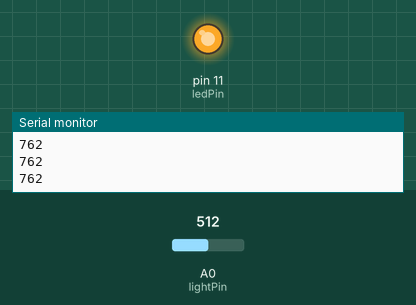
Simulated run of this sketch. Board: Arduino Uno, built with avr-gcc and run on an emulated ATmega328P. Parts: output pins drawn as LEDs (lit = HIGH), the last lines printed to the serial monitor. Inputs (shaded band) come from the test bench; at power-on: A0 (lightPin) = 512.

Above: at 1.2 s.
1.3 s: A0 (lightPin) set to 306
At 2.5 s:
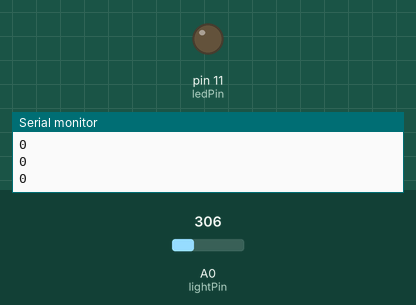
2.8 s: A0 (lightPin) set to 376
4.3 s: A0 (lightPin) set to 394
At 5.1 s:
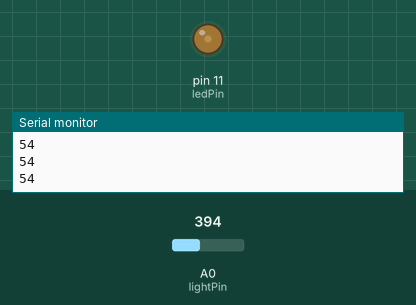
5.8 s: A0 (lightPin) set to 122
At 6.4 s:
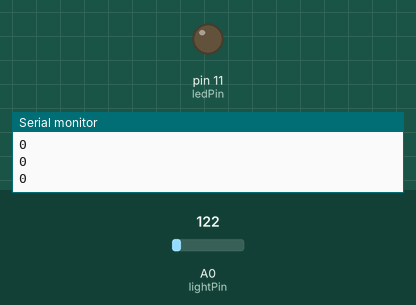
Timing chart, 0 to 8.3 s (numbered marks = the images above; inputs shaded):
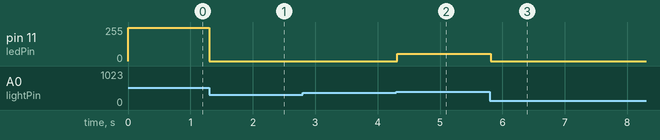

Measured:
- the behaviour switches between 385 and 386 on A0 (lightPin) (found by bisection; images 1 and 2)
- after the input at 1.3 s, pin 11 (ledPin): 250/255 → 0/255 at once
- after the input at 4.3 s, pin 11 (ledPin): 0/255 → 54/255 at once
- after the input at 5.8 s, pin 11 (ledPin): 54/255 → 0/255 at once

The sketch:

photoresistor.ino
```cpp
/*----------------------------------------------------

           PhotoR     10K
 +5    o---/\/\/--.--/\/\/---o GND
                  |
 Pin 0 o-----------

----------------------------------------------------
*/

int lightPin = 0;  //define a pin for Photo resistor
int ledPin=11;     //define a pin for LED

void setup()
{
    Serial.begin(9600);  //Begin serial communcation
    pinMode( ledPin, OUTPUT );

}

void loop()
{

    int light = analogRead(lightPin);

    int ledLight = light - 385;
    ledLight = ledLight * (255 / 40);
    if (ledLight < 0) ledLight = 0;

    Serial.println(ledLight);

    //Serial.println(analogRead(light)); //Write the value of the photoresistor to the serial monitor.
    analogWrite(ledPin, ledLight);  //send the value to the ledPin. Depending on value of resistor
                                                //you have  to divide the value. for example,
                                                //with a 10k resistor divide the value by 2, for 100k resistor divide by 4.

   delay(100); //short delay for faster response to light.
}
```
